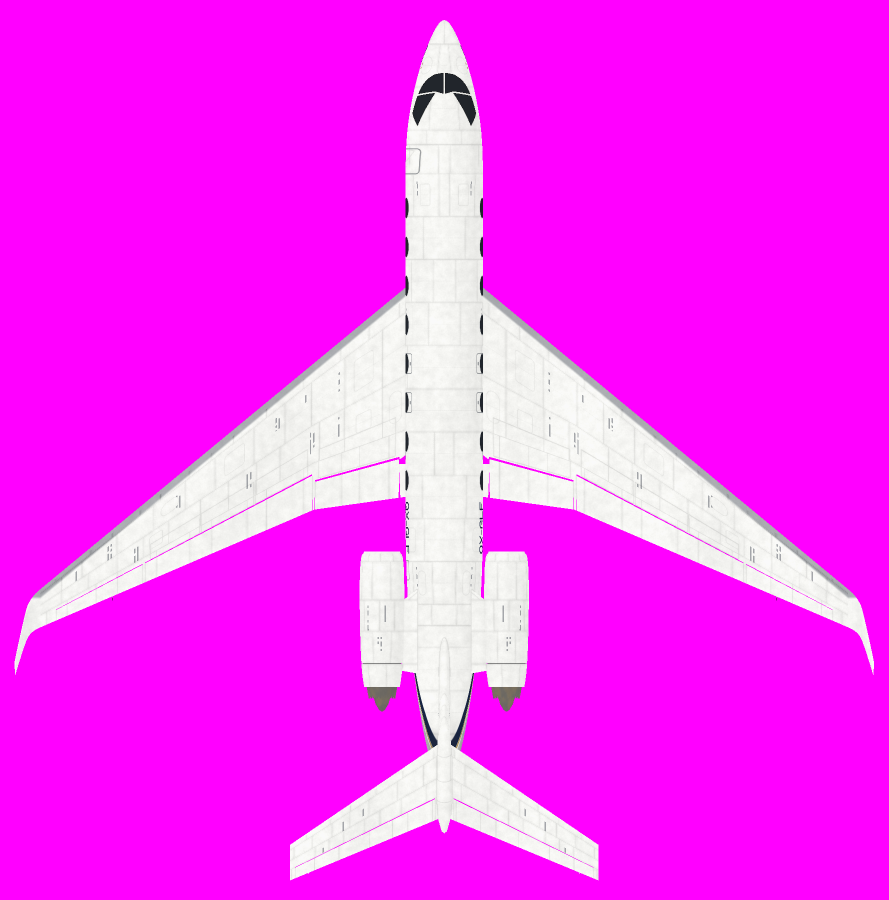
#> input picture assets/blender/g650_paint/top.png, 1777 x 1800 px, given in place of top_guide.png, which was not available (shown at 1/2 size)
$ python g650_paint.py g650_paint/top.png
#> lines starting #> are read from the running program, lines starting #| are printed output that depends on the picture
# Paints the Gulfstream G650 and bakes its paint into assets/g650_paint.jpg (plain Python, with Pillow and NumPy):
#
#   python assets/blender/g650_paint.py [--bake-only] [<dir of pictures>] [<out.jpg>]
#
# As Concorde's (concorde_paint.py, whose machinery this is): the paint is four
# pictures of the aircraft, from straight above, from straight below, from its
# left side and from its right side (assets/blender/g650_paint/top.png,
# bottom.png, side.png, right.png), which the game projects back onto the skin
# (plane.wgsl, `hornet_paint`). They are painted here, by rule, over the guides that
#
#   blender -b --factory-startup --python assets/blender/g650.py -- <scratch dir> --guides assets/blender/g650_paint
#
# renders (<view>_guide.png, <view>_mask.png, <view>_geo.npz: where on the
# aircraft each pixel is): a pixel's colour comes from where on the aircraft it
# is, so the livery and the panel lines meet across the views.
#
# The livery is FICTIONAL (no operator's): a private owner's white jet with a
# pearl-grey belly, parted from the white by a navy cheatline with a gold
# pinstripe that sweeps up under the engines into a navy flash on the fin.
# QX-GLF is no country's registration (Q is no country's prefix).
#
# A picture's pixel is 17.7 mm of aircraft (31.8 m in 1800 pixels), so the
# fastener rows are drawn as faint dotted lines four pixels apart (the real
# ones, 25 mm apart, cannot be told apart from across the apron), the seams
# as lines a pixel wide. The skin is aluminium (the G650's fuselage and wing:
# flush rivets, faint), the winglets, the fin's tip fairing and the control
# surfaces' trailing edges composite (no rivets drawn there).
#
# The pictures can be touched up or replaced in any paint program:
# --bake-only then bakes them as they stand. (The background is magenta: keep
# it so, the bake leaves out what is that colour or outside the masks.)
import os
import sys

import numpy as np
from PIL import Image, ImageDraw, ImageFilter

HERE = os.path.dirname(os.path.abspath(__file__))
ARGS = [a for a in sys.argv[1:] if not a.startswith("--")]
BAKE_ONLY = "--bake-only" in sys.argv
SRC = ARGS[0] if ARGS else os.path.join(HERE, "g650_paint")
OUT = ARGS[1] if len(ARGS) > 1 else os.path.join(os.path.dirname(HERE), "g650_paint.jpg")

# The frames (as g650.py): drawing station d (m behind the radome's tip),
# height h (m above the ground); Blender: y forward, z up, origin at the CG.
CG_D, CG_H = 14.35, 2.55


def Y(d):
    return CG_D - d


def Z(h):
    return h - CG_H


# The rectangles the pictures cover (GUIDE_* in g650.py): metres across and
# fore and aft, the station and height at their middle, pixels per metre.
SPAN, LEN, MID_Y, MID_Z = 31.4, 31.8, Y(15.2), Z(3.9)
PX = 1800 / LEN

# ---------------------------------------------------------------- the livery (sRGB)
WHITE = (246, 246, 243)
PEARL = (188, 190, 192)        # the belly
NAVY = (24, 36, 66)            # the cheatline, the fin's flash, the lettering
GOLD = (184, 150, 82)          # the pinstripe
METAL = (170, 172, 176)        # bare leading edges
STEEL, STRAW, SOOT = (110, 106, 100), (150, 128, 92), (52, 50, 48)
WINDOW = (36, 42, 52)
DOOR_LINE = (120, 124, 130)
GRIME = (96, 90, 80)
REGISTRATION = "QX-GLF"        # (made up: Q is no country's prefix)
REG_AT = (17.95, 3.12, 0.36)   # on the rear fuselage, behind the last window: station, height of its middle, letter height
WING_REG = (8.0, 17.3, 0.75)   # |x|, station, letter height: under the left wing
# The cheatline: the height of its middle along the cabin; how it runs down
# to the nose and up behind the wing; its half width; the pinstripe under it.
CHEAT = ((0.0, 2.10), (2.0, 2.18), (6.0, 2.32), (16.5, 2.32), (19.0, 2.55), (21.5, 3.05), (24.5, 3.60), (27.0, 3.95))
CHEAT_HALF = 0.07
PIN_GAP, PIN_WIDTH = 0.05, 0.025
FIN_FLASH = 0.62               # the fin is navy aft of this fraction of its chord, below...
FIN_FLASH_TOP = (4.2, 6.6)     # ...a line rising from this height at the leading edge to this at the trailing edge
# The windows (g650.py): eight a side, 0.71 by 0.51 m, the 5th and 6th the overwing exits.
WIN_D = [6.65 + 1.375 * k for k in range(8)]
WIN_H, WIN_SIZE = 3.04, (0.71, 0.51)
EXITS = (4, 5)
DOOR = (4.55, 5.45, 1.70, 3.80)   # the entry door (left): d from, to; h from, to
SERVICE = (19.10, 19.80, 2.45, 3.30)  # the baggage door, aft on the left (estimate)

# ---------------------------------------------------------------- the structure under the paint (as g650.py)
W_LE0, W_TAN, W_TE0, W_TE_TAN, W_KINK, W_TE_IN, W_X1 = 8.33, 0.826, 15.33, 0.430, 4.6, 0.14, 14.27
FRAMES = tuple(np.round(np.arange(0.85, 27.0, 1.524), 3)) + (4.40, 21.40)   # skin joints every third frame (frames 20 in apart), and where the fuselage's pieces join
FIN_SPARS = (0.15, 0.45, 0.70)
STAB_SPARS = (0.15, 0.45, 0.70)
WING_SPARS = (0.12, 0.42, 0.68)
PANEL_SEED = 650
PANEL_PITCH = (1.10, 1.0, 0.9)       # round the fuselage (m of girth), along the wing (m), up the fin
SEAM, RIVET_PITCH, RIVET_INSET = 0.018, 0.071, 0.040
SEAM_DARK, RIVET_DARK, SEAM_DIRT, PANEL_TONE = (0.07, 0.10), (0.025, 0.045), (0.015, 0.03), (0.008, 0.02)
NOSE_BAY = (0.0, 0.29, 0.95, 3.32)                 # |x| from, to; d from, to
MAIN_BAY = (0.08, 1.22, 14.95, 16.02)
LEG_SLOT = (1.15, 2.45, 14.85, 15.70)
NAC_X, NAC_H, NAC_D = 2.20, 3.75, (18.85, 23.55)
SLEEVE_D = 22.76


def wing_le(x):
    return W_LE0 + W_TAN * x


def wing_te(x):
    return np.where(x >= W_KINK, W_TE0 + W_TE_TAN * x, W_TE0 + W_TE_TAN * W_KINK - W_TE_IN * (W_KINK - x))


def fin_le(h):
    return np.minimum(23.4 + 0.65 * (h - 4.4), 21.3 + (h - 3.90) * 3.19)


def fin_te(h):
    return 27.0 + 0.355 * (h - 3.5)


# ---------------------------------------------------------------- a picture's geometry
# ---------------------------------------------------------------- a picture's geometry
class View:
    """One guide: for each pixel, the point of the model it shows (x, y, z), the
    surface's normal there, and what it is a picture of."""

    # [23 lines left out: function __init__, not called in this run]

    def piece(self, *words):
        return self._piece(lambda n: any(w in n for w in words))

    def mat(self, *names):
        return self._mat(*names)

    # [9 lines left out: function px, not called in this run]


def smoothstep(a, b, x):
    t = np.clip((x - a) / (b - a), 0.0, 1.0)
    return t * t * (3.0 - 2.0 * t)


# [11 lines left out: function noise, not called in this run]


def mix(a, b, t):
    return a + (np.asarray(b, np.float32) - a) * t[..., None]


def line(d, w=SEAM):
    """1 on a line, falling to 0 `w` metres from it; d the distance from it."""
    return 1.0 - smoothstep(w * 0.45, w, np.abs(d))


# [5 lines left out: function lines_at, not called in this run]


def blur(a, r):
    return np.asarray(Image.fromarray(np.clip(a * 255, 0, 255).astype(np.uint8)).filter(ImageFilter.GaussianBlur(r)), np.float32) / 255.0


def interp(x, table):
    t = np.asarray(table, np.float32)
    return np.interp(x, t[:, 0], t[:, 1]).astype(np.float32)


# ---------------------------------------------------------------- lettering and what is drawn on a sheet
# Capitals: strokes on a grid 4 wide and 6 high.
GLYPHS = {
    "A": [[(0, 0), (2, 6), (4, 0)], [(0.8, 2.1), (3.2, 2.1)]],
    "C": [[(4, 4.9), (3, 6), (1.2, 6), (0, 4.8), (0, 1.2), (1.2, 0), (3, 0), (4, 1.1)]],
    "D": [[(0, 0), (0, 6), (2.6, 6), (4, 4.6), (4, 1.4), (2.6, 0), (0, 0)]],
    "E": [[(4, 6), (0, 6), (0, 0), (4, 0)], [(0, 3.1), (3, 3.1)]],
    "F": [[(4, 6), (0, 6), (0, 0)], [(0, 3.1), (3, 3.1)]],
    "G": [[(4, 4.9), (3, 6), (1.2, 6), (0, 4.8), (0, 1.2), (1.2, 0), (3, 0), (4, 1.2), (4, 2.8), (2.2, 2.8)]],
    "I": [[(2, 0), (2, 6)]],
    "L": [[(0, 6), (0, 0), (4, 0)]],
    "N": [[(0, 0), (0, 6), (4, 0), (4, 6)]],
    "O": [[(1.2, 0), (3, 0), (4, 1.2), (4, 4.8), (3, 6), (1.2, 6), (0, 4.8), (0, 1.2), (1.2, 0)]],
    "Q": [[(1.2, 0), (3, 0), (4, 1.2), (4, 4.8), (3, 6), (1.2, 6), (0, 4.8), (0, 1.2), (1.2, 0)], [(2.4, 1.6), (4.2, -0.4)]],
    "R": [[(0, 0), (0, 6), (3, 6), (4, 5), (4, 4), (3, 3), (0, 3)], [(2.2, 3), (4, 0)]],
    "S": [[(4, 5), (3, 6), (1, 6), (0, 5), (0, 4), (1, 3), (3, 3), (4, 2), (4, 1), (3, 0), (1, 0), (0, 1)]],
    "T": [[(0, 6), (4, 6)], [(2, 6), (2, 0)]],
    "X": [[(0, 0), (4, 6)], [(0, 6), (4, 0)]],
    "-": [[(0.8, 3), (3.2, 3)]],
}
SS = 6  # sheets are drawn this many times too big and scaled down, for clean edges


class Sheet:
    """Something painted over the white: drawn `SS` times too big on a picture
    `w` by `h` pixels; `at(a, b)` is the pixel of a point given in metres."""

    # [4 lines left out: function __init__, not called in this run]

    def p(self, a, b):
        x, y = self.at(a, b)
        return x * SS, y * SS

    # [21 lines left out: functions text, rrect, not called in this run]

    def polygon(self, pts, colour):
        self.d.polygon([self.p(*q) for q in pts], fill=colour + (255,))

    # [9 lines left out: functions oval, ring, not called in this run]

    def path(self, pts, width, colour, alpha=255):
        self.d.line([self.p(*q) for q in pts], fill=colour + (alpha,), width=max(int(round(width * PX * SS)), 1), joint="curve")

    # [6 lines left out: function streak, not called in this run]

    def array(self, soft=0.0):
        im = self.im.filter(ImageFilter.GaussianBlur(soft * SS)) if soft else self.im
        return np.asarray(im.resize((self.w, self.h), Image.LANCZOS), np.float32)


def view_sheet(v):
    return Sheet(v.w, v.h, v.px)


def over(rgb, a, where):
    return mix(rgb, a[..., :3], a[..., 3] / 255.0 * where)


# The fuselage's sides and the nacelles, one sheet for each side: laid out by
# station (the nose to the left on the left side's, to the right on the right
# side's) and height, at the pictures' own scale.
SIDE_TOP, SIDE_BOTTOM = Z(8.0), Z(0.5)
SIDE_W, SIDE_H = 1800, int(round((SIDE_TOP - SIDE_BOTTOM) * PX))


# [20 lines left out: functions look_up, hashf, not called in this run]


def dots(along):
    """Fasteners along a row: on for a pixel and a half every RIVET_PITCH metres."""
    return (np.mod(along, RIVET_PITCH) < 0.065).astype(np.float32)


class Detail:
    """What is drawn into one view's paint: seams, fastener rows, stencilled
    lettering, the inside of access panels, and a number 0..1 for each skin
    panel (its paint aged a little differently)."""

    def __init__(self, v):
        self.seam, self.rivet, self.stencil, self.access = (np.zeros(v.ok.shape, np.float32) for _ in range(4))
        self.tone = np.full(v.ok.shape, 0.5, np.float32)


# [281 lines left out: functions panels, box_d, smear, side_sheet, paint, spread and 1 more, not called in this run]


if not BAKE_ONLY:
    for name in ("top", "bottom", "side", "right"):
        for kind, mode in (("guide", "L"), ("mask", "1")):  # as Blender wrote them: pack them
            path = os.path.join(SRC, f"{name}_{kind}.png")
            im = Image.open(path)
#> im is the input picture: PIL image 1777x1800 RGB; mean R, G, B 250.7, 48.2, 250.3
            if im.mode != mode:
                im.convert("L").point(lambda c: c if kind == "guide" else 255 * (c > 127)).convert(mode).save(path, optimize=True)
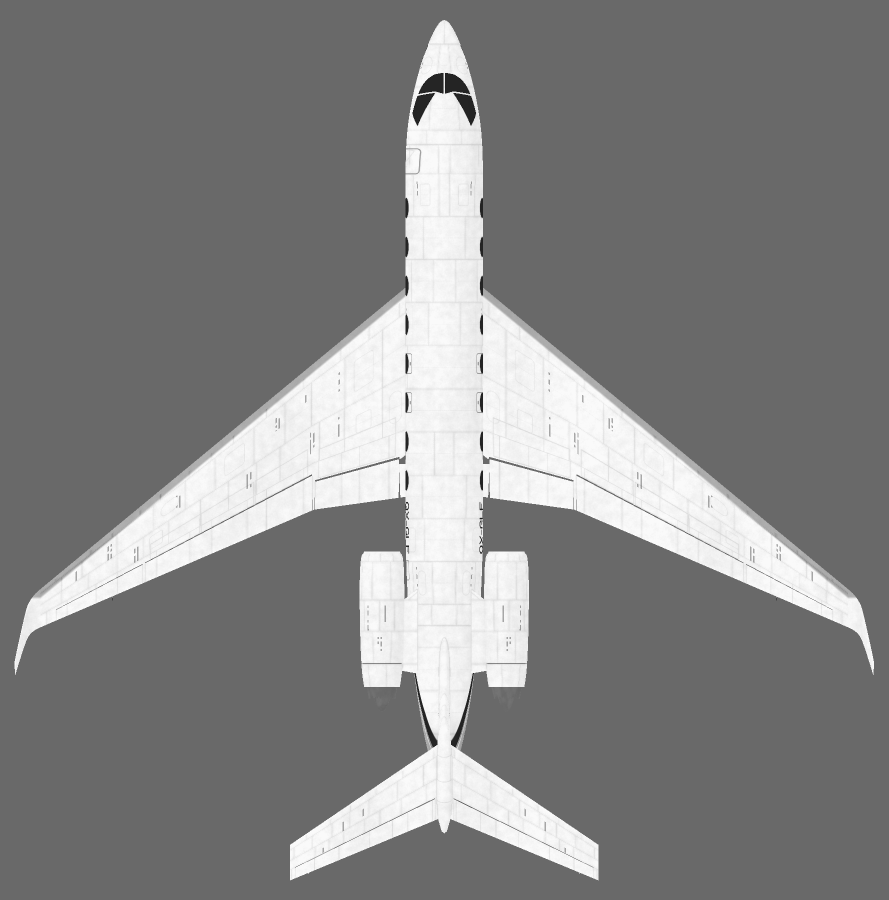
#> saved as top_guide.png: PIL image 1777x1800 L (shown at 1/2 size); min 27, max 250, mean 131.6
#> pass 2 of the loop `for name in ("top", "bottom", "side", "right"):`:
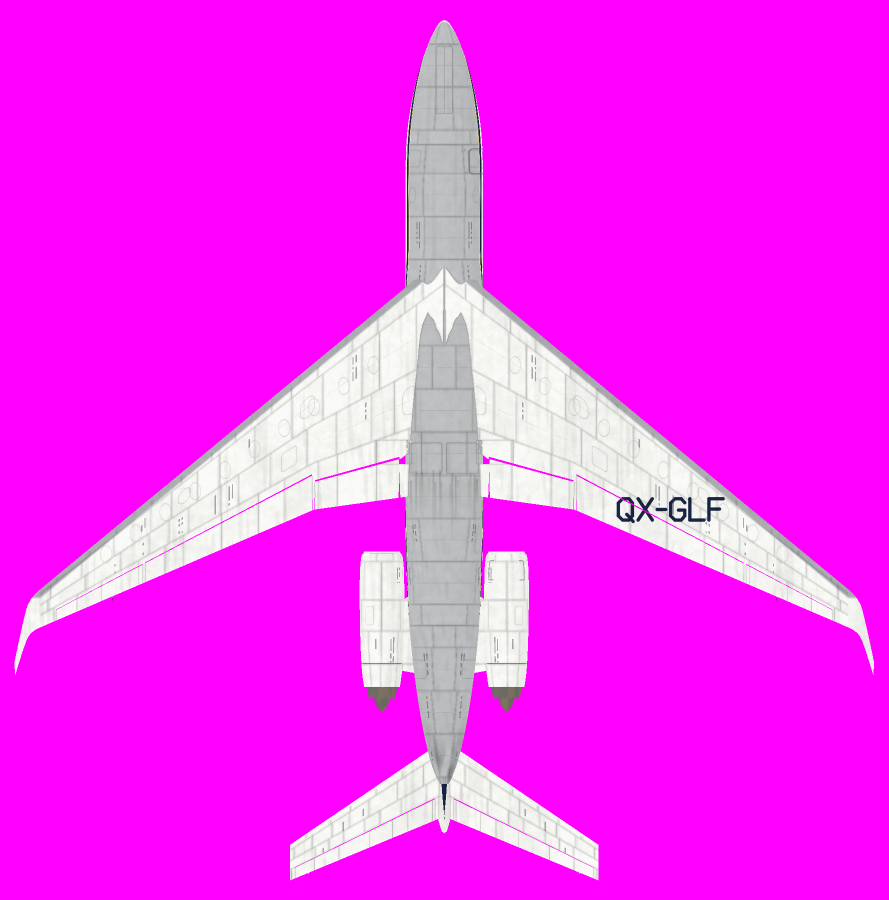
#> input picture assets/blender/g650_paint/bottom.png, 1777 x 1800 px, given in place of bottom_guide.png, which was not available (shown at 1/2 size)
#> im is the input picture: PIL image 1777x1800 RGB; mean R, G, B 247.2, 44.8, 247.1
#> `im.convert("L").point(lambda c: c if kind == "guide" else 255 * (c > 1..`:
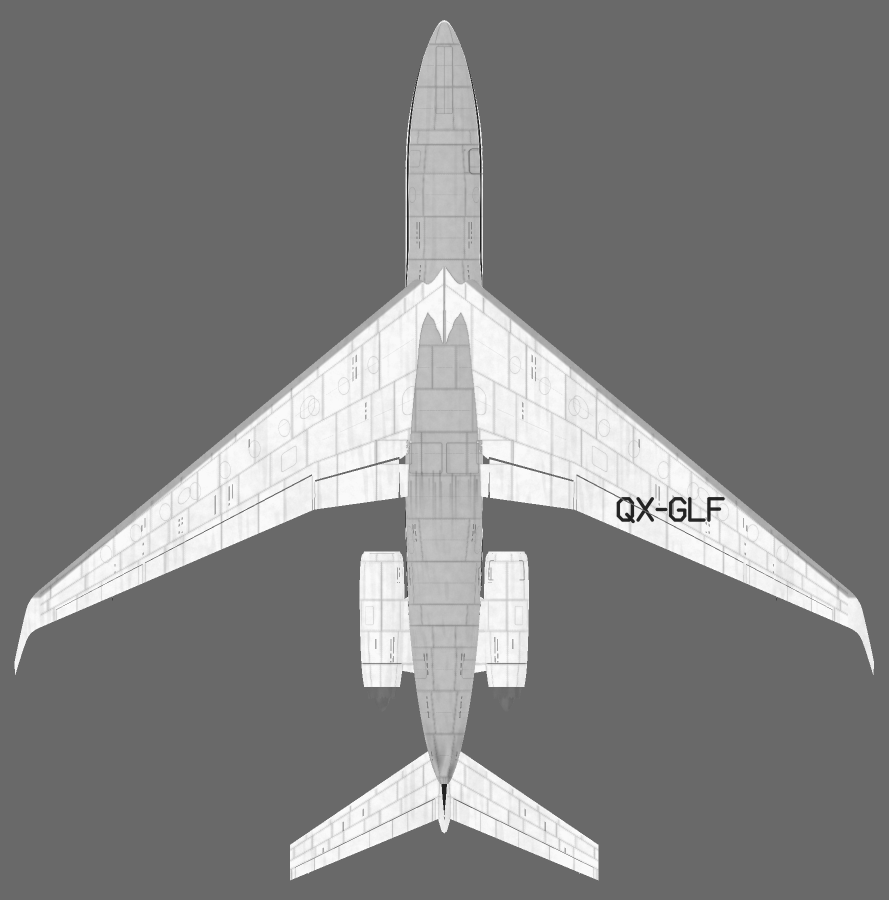
#> saved as bottom_guide.png: PIL image 1777x1800 L (shown at 1/2 size); min 27, max 250, mean 128.2
#> (the run stopped early here; a loop or call above may not have finished)
